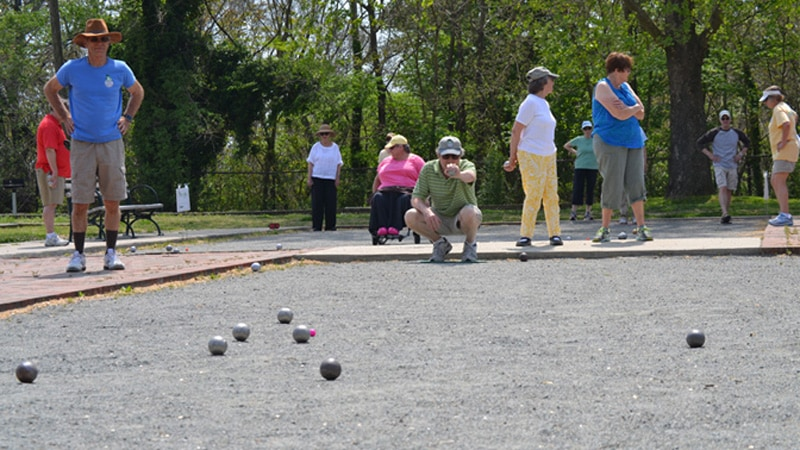
#> input picture images/image5.jpg, 800 x 450 px
$ python haughBallsAndLines.py
#> lines starting #> are read from the running program, lines starting #| are printed output that depends on the picture; after the words box and inside, x2 and y2 are one past the last pixel; in counts of white or black regions, pixels touching at a corner belong together; long printed decimals are rounded
#!/usr/bin/env python
import sys, os
import argparse
import time
import cv2
import matplotlib.pyplot as plt
import numpy as np
from scipy import ndimage as ndi
from skimage.feature import peak_local_max
import matplotlib.image as mpimg


def edgeDetector(image):
    image = cv2.bilateralFilter(image, 9, 75, 75)
    cv2.waitKey(0)
    image_uint8 = image.astype(np.uint8)
    edge_map = cv2.Canny(image_uint8, 100, 240)
    return edge_map


def houghLines(img):

    # Convert the img to grayscale

    # Apply edge detection method on the image
    edges = edgeDetector(img)
    cv2.imshow("edges", edges)
    # This returns an array of r and theta values
    lines = cv2.HoughLines(edges, 1, np.pi / 180, 150)
    print(lines)
    # The below for loop runs till r and theta values
    # are in the range of the 2d array
    for line in lines:
        for r, theta in line:
            # Stores the value of cos(theta) in a
            a = np.cos(theta)

            # Stores the value of sin(theta) in b
            b = np.sin(theta)

            # x0 stores the value rcos(theta)
            x0 = a * r

            # y0 stores the value rsin(theta)
            y0 = b * r

            # x1 stores the rounded off value of (rcos(theta)-1000sin(theta))
            x1 = int(x0 + 1000 * (-b))

            # y1 stores the rounded off value of (rsin(theta)+1000cos(theta))
            y1 = int(y0 + 1000 * (a))

            # x2 stores the rounded off value of (rcos(theta)+1000sin(theta))
            x2 = int(x0 - 1000 * (-b))

            # y2 stores the rounded off value of (rsin(theta)-1000cos(theta))
            y2 = int(y0 - 1000 * (a))

            # cv2.line draws a line in img from the point(x1,y1) to (x2,y2).

            cv2.line(img, (x1, y1), (x2, y2), ((0,0,255)), 2)

    cv2.imshow("Result Image", img)
    cv2.imwrite('linesDetected.jpg', img)
    cv2.waitKey(0)


def main(arguments):
    img = cv2.imread('images/image5.jpg', cv2.IMREAD_GRAYSCALE)
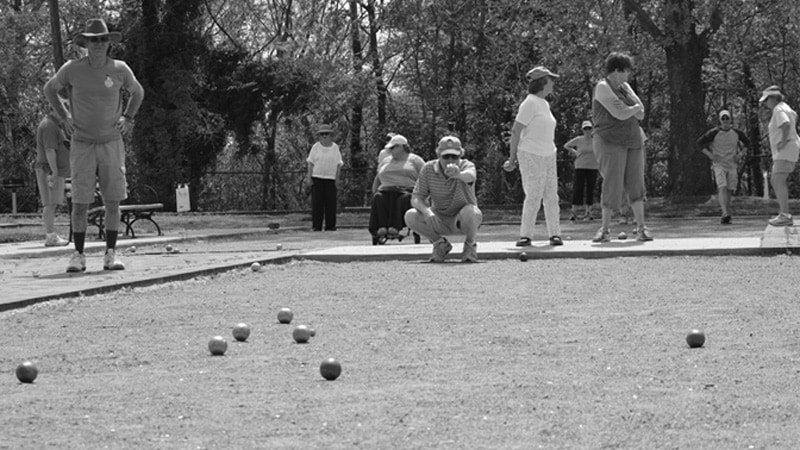
#> img: shape (450, 800); min 0, max 255, mean 121
    # returning_circles(img)
    houghLines(img)
#> in edgeDetector, `image = cv2.bilateralFilter(image, 9, 75, 75)`:
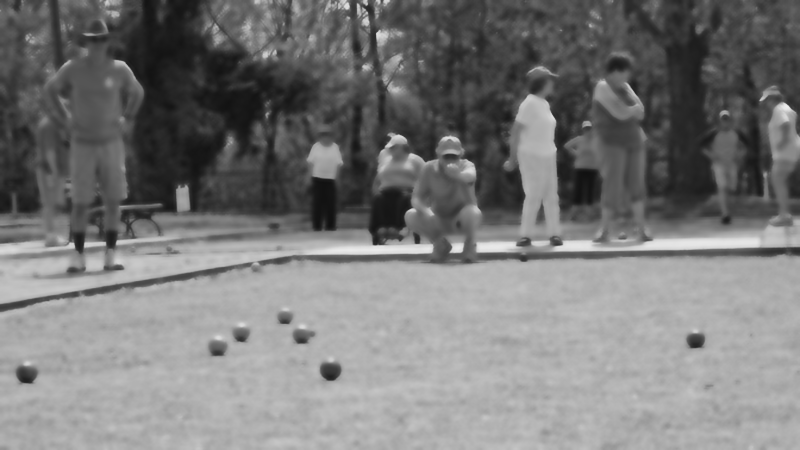
#> image: shape (450, 800); min 16, max 238, mean 120.9
#> in edgeDetector, `edge_map = cv2.Canny(image_uint8, 100, 240)`:
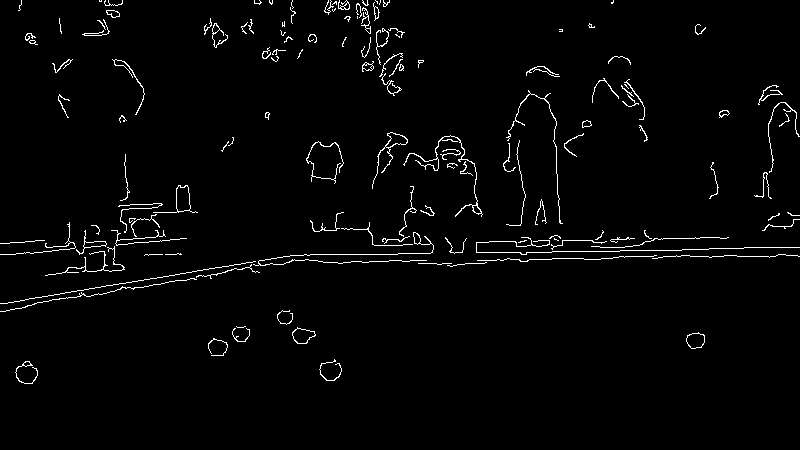
#> edge_map: shape (450, 800); 2.2% white in thin lines or dots, all inside (x1, y1, x2, y2) = (0, 0, 800, 384)
#> in houghLines, `lines = cv2.HoughLines(edges, 1, np.pi / 180, 150)`: lines = [[261, 1.55], [268, 1.55], [250, 1.55], [274, 1.54], [254, 1.57], [298, 1.41]]
#| [[[261.          1.553 ]]
#|  [[268.          1.553 ]]
#|  [[250.          1.553 ]]
#|  [[274.          1.536]]
#|  [[254.          1.571]]
#|  [[298.          1.414]]]
#> the loop in houghLines, `for line in lines:` made 6 passes
#> after the loop in houghLines, `for line in lines:`:
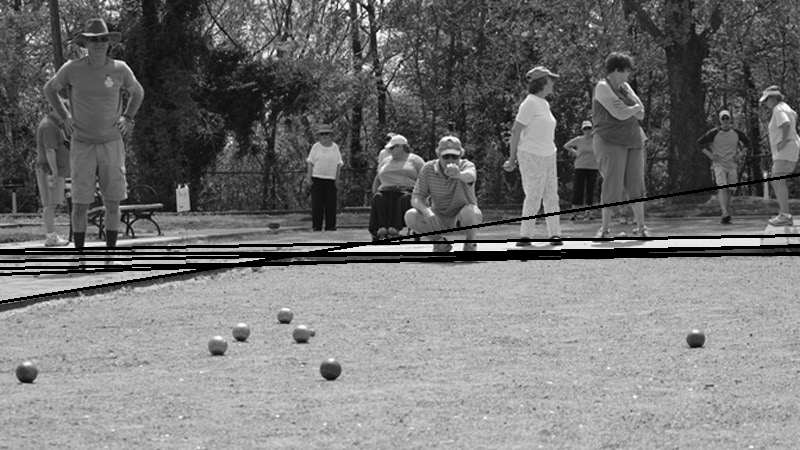
#> img: shape (450, 800); 3.41% of pixels changed, all inside (x1, y1, x2, y2) = (0, 173, 800, 304)
    return 0


if __name__ == '__main__':
    result = main(sys.argv[1:])
    sys.exit(result)
#> (the program exits here)

$ run again, with images/image10.jpg copied over images/image5.jpg
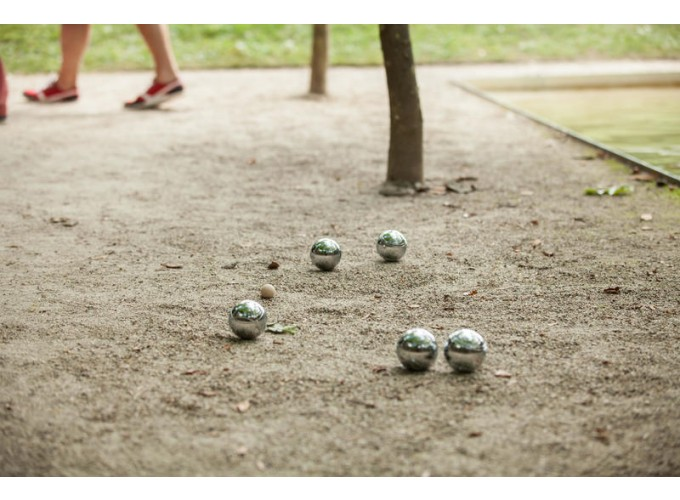
#> input picture images/image10.jpg, 680 x 500 px
#> in edgeDetector, `edge_map = cv2.Canny(image_uint8, 100, 240)`:
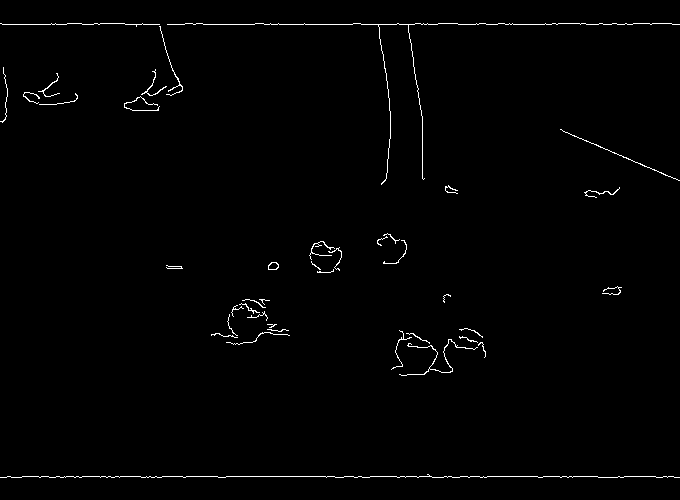
#> edge_map: shape (500, 680); 1% white in thin lines or dots
#> lines = [[476, 1.57], [24, 1.57]]
#| [[[476.          1.571]]
#|  [[ 24.          1.571]]]
#> the loop in houghLines, `for line in lines:` made 2 passes
#> after the loop in houghLines, `for line in lines:`:
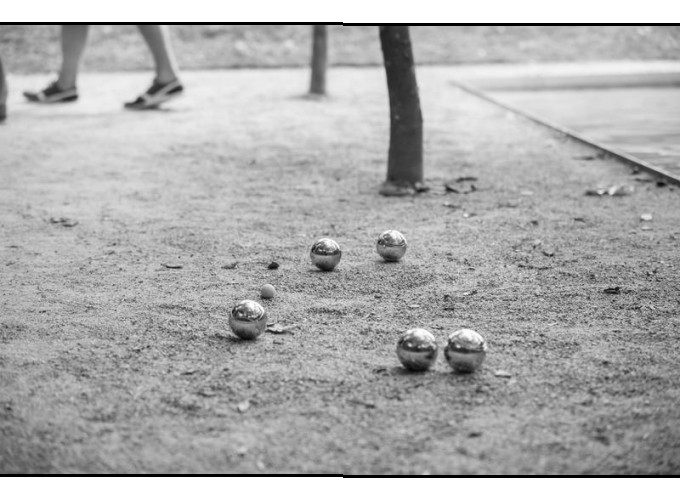
#> img: shape (500, 680); min 0, max 255, mean 173.7
